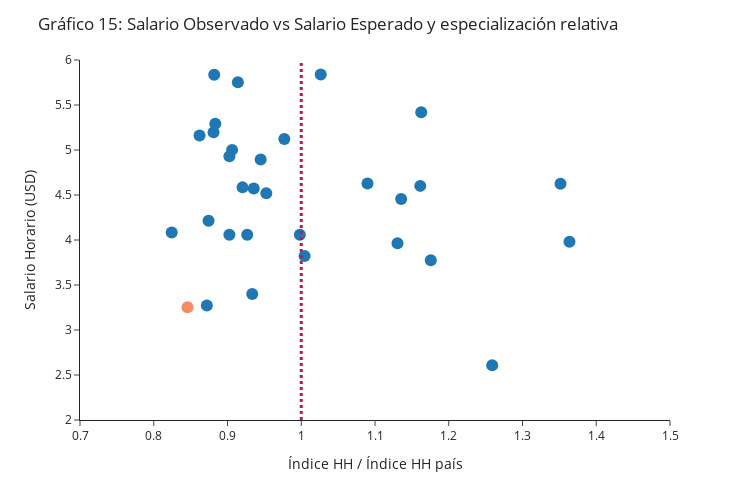

This figure's notebook cell:
### Markdown cell above
### Conglomerados y Cadenas de Valor

### Code cell
if city in laboral.index:

    #Tabla
    hh = laboral.loc[city[0],'Salario Horario (PPP 2011)'].to_frame().drop(
        index='Promedio {}'.format(city[0])).join(
        sectores.loc[:,['Salario Estimado','HHc/HHp']]).reset_index().rename(
        columns={'HHc/HHp':'Índice HH / Índice HH país','Salario Horario (PPP 2011)':'Salario Horario (USD)'}).drop(
        columns='Country')

    hh1 = hh.drop(index=hh[hh['City']==city[1]].index)
    hh2 = hh[hh['City']==city[1]]

    #Plot

    fig = px.scatter(hh1, x="Índice HH / Índice HH país", y="Salario Horario (USD)",
                     hover_data=["City","Índice HH / Índice HH país","Salario Horario (USD)"],
                     template='simple_white',
                     #color = color[2],
                     #marker=dict( color=colors[3], size=12),
                     width=750,
                     height=500
                    )

    #Guardo los valores de la ciudad principal en una lista para el "hover"
    hov = hh2.loc[:,["City","Índice HH / Índice HH país", "Salario Horario (USD)"]].values.tolist()[0]

    #Gráfico

    contgraf = contgraf + 1

    fig.add_trace(go.Scatter( 
                    mode='markers', 
                    x=hh2['Índice HH / Índice HH país'], 
                    y=hh2['Salario Horario (USD)'],
                    marker=dict( color=colors[15], size=12),
                    showlegend=False,
                    text='City: {0}<br />Índice HH / Índice HH país: {1}<br />Salario Horario (USD): {2}'.format(hov[0], hov[1], hov[2]),
                    hoverinfo='text'
                            )
                 )

    fig.update_traces(marker=dict(size=12),
                      selector=dict(mode='markers')
                     )

    #Rangos de ejes
    x_range = (round(hh['Índice HH / Índice HH país'].min()-0.1,1),round(hh['Índice HH / Índice HH país'].max()+0.1,1))
    y_range = (round(hh['Salario Horario (USD)'].min()-0.5),round(hh['Salario Horario (USD)'].max()+0.5))

    fig.update_layout(xaxis_range=[x_range[0],x_range[1]],
                      yaxis_range=[y_range[0],y_range[1]],
                      title='Gráfico {}: Salario Observado vs Salario Esperado y especialización relativa'.format(contgraf)
                     )

    # add a "target" line
    fig.add_shape(
        type="line", line_color=colors[9], line_width=3, opacity=1, line_dash="dot",
        x0=1, x1=1, xref="x", y0=0, y1=12, yref="y"
    )

    fig.write_html(file="informe/images/hh_salario.html",full_html=False,include_plotlyjs='cdn')

### Figure 1 — Plotly figure (JSON) as saved in the notebook; plotly's stock layout.template omitted (floating-point values rounded to 4 significant figures)
{"data": [{"customdata": [["Culiacan"], ["Durango"], ["Hermosillo"], ["San Luis Potosi"], ["Tepic"], ["Acapulco"], ["Aguascalientes"], ["Cancun"], ["Chihuahua"], ["Colima-Villa de Alvarez"], ["Cuernavaca"], ["Guadalajara"], ["Juarez"], ["La Laguna"], ["Leon"], ["Mexicali"], ["Monterrey"], ["Morelia"], ["Merida"], ["Oaxaca"], ["Pachuca"], ["Queretaro"], ["Saltillo"], ["Tampico"], ["Tijuana"], ["Tlaxcala-Apizaco"], ["Toluca"], ["Tuxtla Gutierrez"], ["Villahermosa"], ["Valle de Mexico"]], "hovertemplate": "Índice HH / Índice HH país=%{x}<br>Salario Horario (USD)=%{y}<br>City=%{customdata[0]}<extra></extra>", "legendgroup": "", "marker": {"color": "#1F77B4", "size": 12, "symbol": "circle"}, "mode": "markers", "name": "", "orientation": "v", "showlegend": false, "type": "scatter", "x": [1.161, 0.9981, 0.8834, 0.9356, 1.09, 1.259, 0.9771, 1.352, 0.9062, 1.135, 0.9335, 0.9026, 1.163, 0.9025, 0.9267, 0.8621, 0.882, 1.131, 0.945, 1.364, 1.004, 0.914, 1.026, 0.8743, 0.8811, 0.872, 0.8244, 1.176, 0.9204, 0.9526], "xaxis": "x", "y": [4.601, 4.058, 5.291, 4.573, 4.629, 2.608, 5.121, 4.625, 5.001, 4.455, 3.401, 4.931, 5.42, 4.058, 4.058, 5.162, 5.837, 3.964, 4.895, 3.98, 3.823, 5.754, 5.838, 4.214, 5.197, 3.273, 4.084, 3.775, 4.585, 4.519], "yaxis": "y"}, {"hoverinfo": "text", "marker": {"color": "#f48d64", "size": 12}, "mode": "markers", "showlegend": false, "text": "City: Puebla-Tlaxcala<br />Índice HH / Índice HH país: 0.8457575551639844<br />Salario Horario (USD): 3.252791881561279", "type": "scatter", "x": [0.8458], "y": [3.253]}], "layout": {"height": 500, "legend": {"tracegroupgap": 0}, "margin": {"t": 60}, "shapes": [{"line": {"color": "#c01653", "dash": "dot", "width": 3}, "opacity": 1, "type": "line", "x0": 1, "x1": 1, "xref": "x", "y0": 0, "y1": 12, "yref": "y"}], "title": {"text": "Gráfico 15: Salario Observado vs Salario Esperado y especialización relativa"}, "width": 750, "xaxis": {"anchor": "y", "domain": [0, 1], "range": [0.7, 1.5], "title": {"text": "Índice HH / Índice HH país"}, "type": "linear"}, "yaxis": {"anchor": "x", "domain": [0, 1], "range": [2, 6], "title": {"text": "Salario Horario (USD)"}, "type": "linear"}}}
